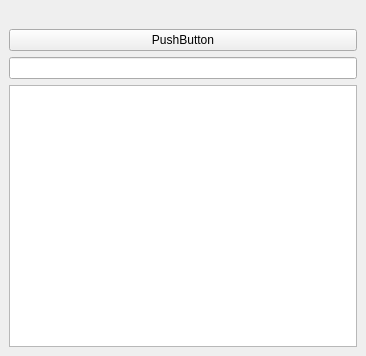
<?xml version="1.0" encoding="UTF-8"?>
<ui version="4.0">
 <class>cmgDockWidgetBase</class>
 <widget class="QDockWidget" name="cmgDockWidgetBase">
  <property name="geometry">
   <rect>
    <x>0</x>
    <y>0</y>
    <width>366</width>
    <height>356</height>
   </rect>
  </property>
  <property name="windowTitle">
   <string>CMG Toolbox</string>
  </property>
  <widget class="QWidget" name="dockWidgetContents">
   <layout class="QGridLayout" name="gridLayout">
    <item row="3" column="0">
     <widget class="QTableWidget" name="tableWidget"/>
    </item>
    <item row="1" column="0">
     <widget class="QPushButton" name="pushButton">
      <property name="text">
       <string>PushButton</string>
      </property>
     </widget>
    </item>
    <item row="0" column="0">
     <widget class="QLabel" name="label">
      <property name="text">
       <string/>
      </property>
     </widget>
    </item>
    <item row="2" column="0">
     <widget class="QLineEdit" name="lineEdit"/>
    </item>
   </layout>
  </widget>
 </widget>
 <resources/>
 <connections/>
</ui>
